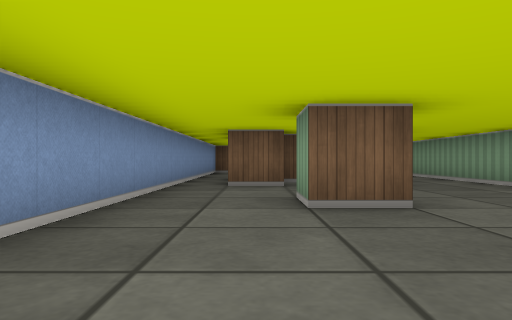
[1] (above)

15 first-person views from a walk through a cub3D ray-caster map. The camera is about half as high as the walls, looks level and sees 70° across. The floor is counted in squares. Each view is taken from the middle of a square. On the plan, view 1 faces up. The plan holds only what a view shows up to about 9 squares ahead; the rest is blank.

[2]
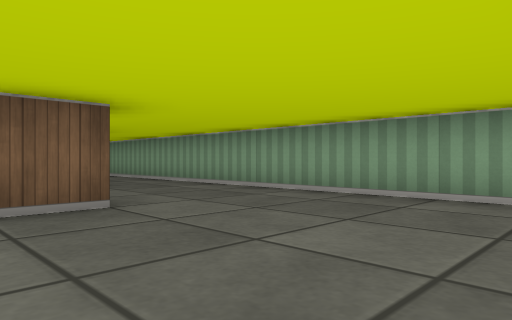

[3]
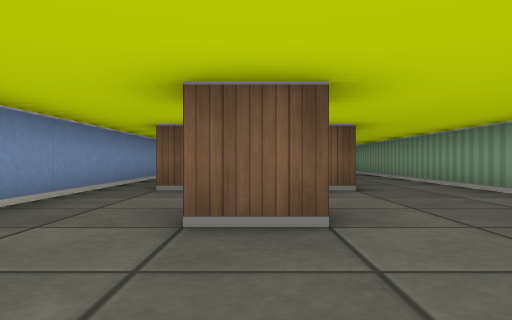

[4]
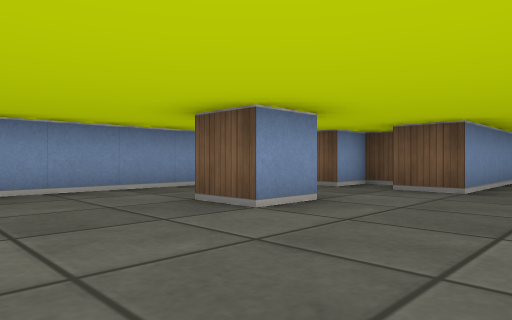

[5]
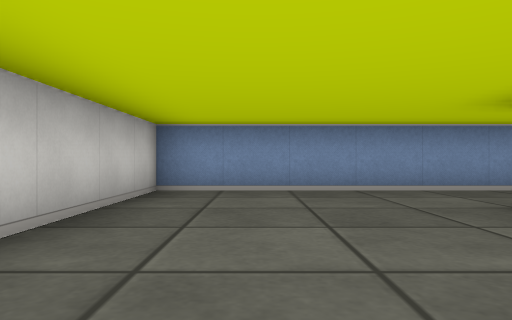

[6]
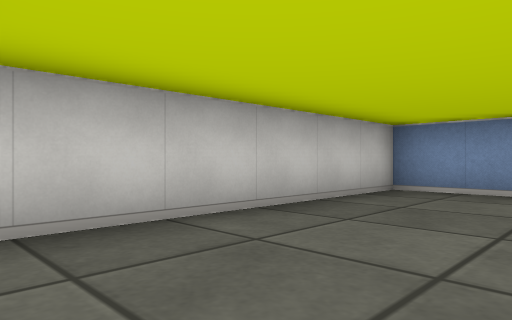

[7]
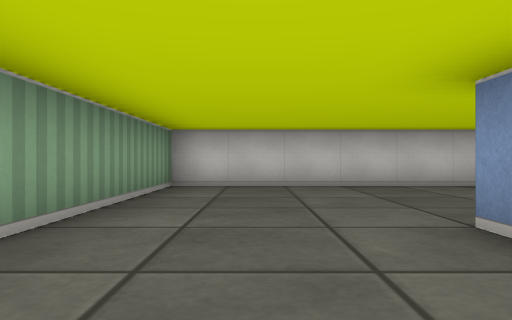

[8]
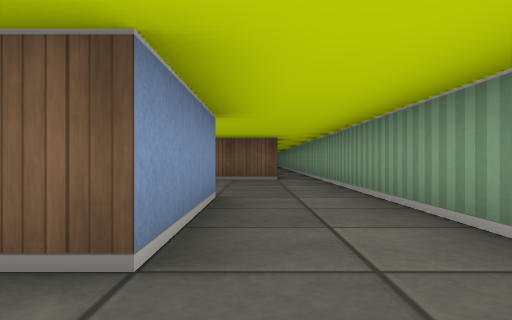

[9]
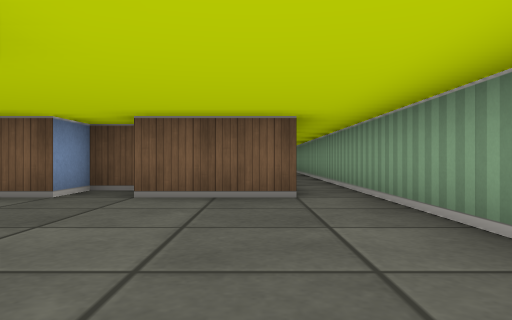

[10]
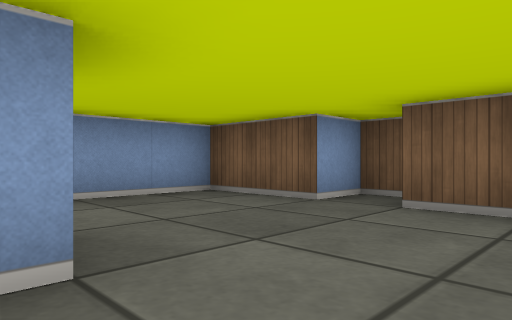

[11]
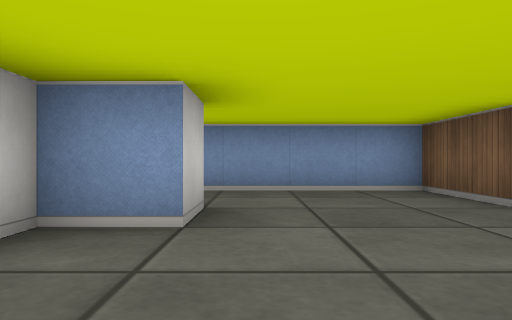

[12]
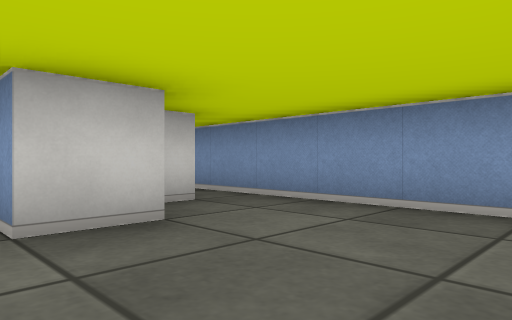

[13]
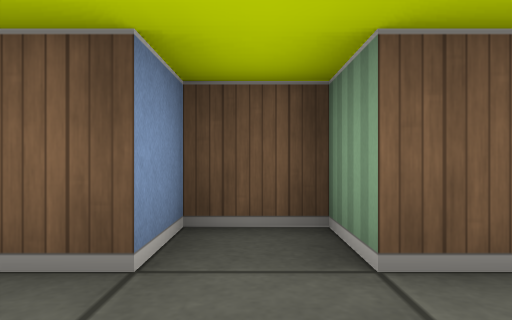

[14]
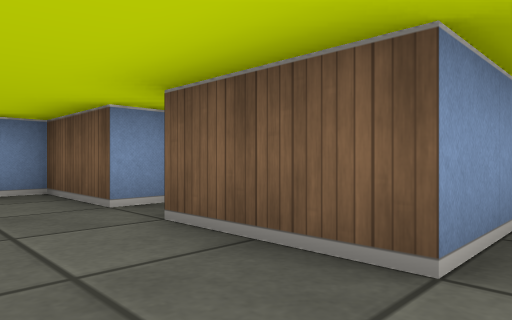

[15]
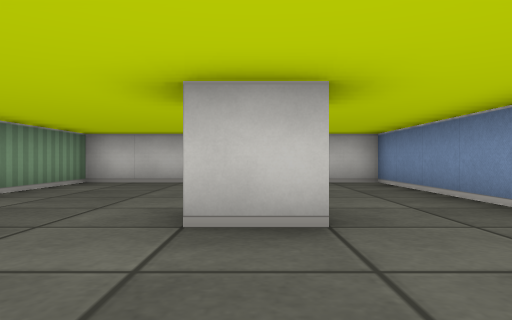

### Floor plan
Points are (right, up) in squares from view 1. A wall is a line through its corners. A room is listed if a view was taken in it or the views show most of it. See-through windows are left out.
Room 1 (views 1, 2, 3, 4, 5, 6, 7, 8, 9, 15)
walls: (1.5, 3.5) (0.5, 3.5) (0.5, 4.5) (1.5, 4.5) (1.5, 3.5); (1.1, 7.5) (0.5, 7.5) (0.5, 6.5) (-0.5, 6.5); (2.5, 9.5) (2.5, 6.5) (1.5, 6.5); (-1.5, 9.5) (-1.5, -0.5) (4.5, -0.5) (4.5, 9.5)
ways out: opening at (-1, 9) to room 2; opening at (3.5, 9) to room 2
Room 2 (views 10, 11, 12, 13, 14)
walls: (3.5, 14.9) (3.5, 13.5) (1.5, 13.5) (1.5, 14.5) (0.5, 14.5) (0.5, 13.5) (-1.5, 13.5) (-1.5, 9.5); (0.5, 10.5) (1.5, 10.5) (1.5, 9.5); (4.5, 9.5) (4.5, 18); (-0.5, 9.5) (0, 9.5)
ways out: opening at (-1, 9) to room 1; opening at (3.5, 9) to room 1

Where each view was taken, in squares from view 1:
view 1: 0 up, 0 right, facing up
view 2: 0 up, 0 right, facing up-right
view 3: 1 up, 1 right, facing up
view 4: 1 up, 4 right, facing up-left
view 5: 1 up, 4 right, facing left
view 6: 2 up, 4 right, facing down-left
view 7: 6 up, 3 right, facing down
view 8: 5 up, 3 right, facing up
view 9: 9 up, 3 right, facing up
view 10: 10 up, 3 right, facing up-left
view 11: 11 up, 4 right, facing left
view 12: 13 up, 2 right, facing down-left
view 13: 12 up, 1 right, facing up
view 14: 12 up, 4 right, facing up-left
view 15: 7 up, 1 right, facing down
